Frame 1 (no input): blank canvas, image omitted
Frame 60 (the mouse pressed at the canvas centre just before this capture): blank canvas, image omitted
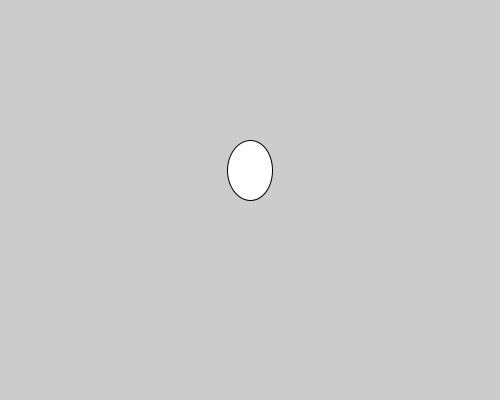
Frame 120 (the mouse held since frame 60 and released just before this capture)

The Processing sketch whose frames 1 and 60 were blank and that drew this single picture after the mouse press (run headless with seeded random() and noise(); from frame 60 on, the mouse is pressed at the canvas centre):

// Processing sketch: week08_5_bubble_ballon_part2
// ── week08_5_bubble_ballon_part2.pde
//week08_5_bubble_ballon_part2
void setup(){
  size(500, 400);
}
void draw(){
  background(204); //畫氣球
  ellipse(x, y-s/2, s*0.75, s); // 一直壓mouse就會變大
  if(mousePressed) s+=1;
  if(mousePressed==false && y>s) y-=2;
}
float x=0,y=0,s=0; // 氣球的座標、大小
void mousePressed(){
  x=mouseX; // 氣球的座標
  y=mouseY;
  s=1; // 氣球一開始大小是1(數字)
}
